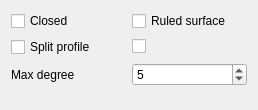
<?xml version="1.0" encoding="UTF-8"?>
<ui version="4.0">
 <class>PartDesignGui::TaskLoftParameters</class>
 <widget class="QWidget" name="PartDesignGui::TaskLoftParameters">
  <property name="geometry">
   <rect>
    <x>0</x>
    <y>0</y>
    <width>258</width>
    <height>110</height>
   </rect>
  </property>
  <property name="windowTitle">
   <string>Form</string>
  </property>
  <layout class="QVBoxLayout" name="verticalLayout_3">
   <item>
    <layout class="QGridLayout" name="gridLayout">
     <item row="0" column="0">
      <widget class="QCheckBox" name="checkBoxClosed">
       <property name="text">
        <string>Closed</string>
       </property>
      </widget>
     </item>
     <item row="1" column="1">
      <widget class="QCheckBox" name="checkBoxLinearize"/>
     </item>
     <item row="2" column="1">
      <widget class="Gui::PrefSpinBox" name="spinBoxMaxDegree">
       <property name="minimum">
        <number>2</number>
       </property>
       <property name="value">
        <number>5</number>
       </property>
      </widget>
     </item>
     <item row="2" column="0">
      <widget class="QLabel" name="label">
       <property name="text">
        <string>Max degree</string>
       </property>
      </widget>
     </item>
     <item row="1" column="0">
      <widget class="QCheckBox" name="checkBoxSplitProfile">
       <property name="text">
        <string>Split profile</string>
       </property>
      </widget>
     </item>
     <item row="0" column="1">
      <widget class="QCheckBox" name="checkBoxRuled">
       <property name="text">
        <string>Ruled surface</string>
       </property>
      </widget>
     </item>
    </layout>
   </item>
   <item>
    <spacer name="verticalSpacer">
     <property name="orientation">
      <enum>Qt::Vertical</enum>
     </property>
     <property name="sizeHint" stdset="0">
      <size>
       <width>20</width>
       <height>40</height>
      </size>
     </property>
    </spacer>
   </item>
  </layout>
 </widget>
 <customwidgets>
  <customwidget>
   <class>Gui::PrefSpinBox</class>
   <extends>QSpinBox</extends>
   <header>Gui/PrefWidgets.h</header>
  </customwidget>
 </customwidgets>
 <resources/>
 <connections/>
</ui>
